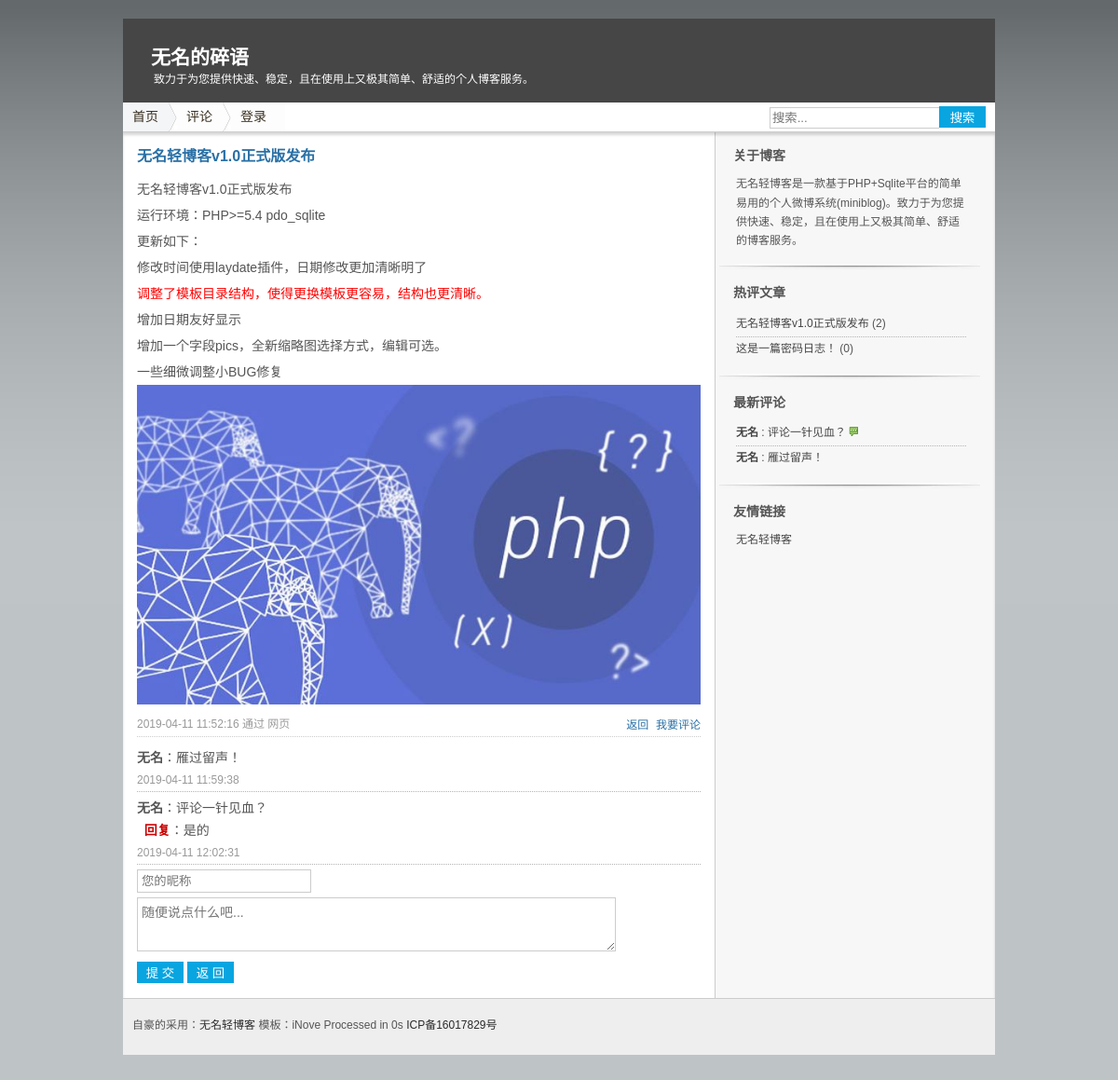
Page /index.php?act=pl&id=655 on the committed database.
### tables this page shows
CREATE TABLE "Set" (id INT (1), webuser VARCHAR (10), webtitle VARCHAR (20), webdesc VARCHAR (255), plsh INT (1), rewrite INT (1), safecode INT (1), icp VARCHAR (20));

CREATE TABLE Log (id INTEGER PRIMARY KEY AUTOINCREMENT, title VARCHAR (100), sum VARCHAR (200), content TEXT, pic VARCHAR (200), pics VARCHAR (500), fm VARCHAR (20), atime DATETIME DEFAULT (datetime('now', 'localtime')), ist INT (1) DEFAULT (0), num INTEGER DEFAULT (0), pass VARCHAR (32));

CREATE TABLE Pl (id INTEGER PRIMARY KEY AUTOINCREMENT, cid INTEGER, pname VARCHAR (20), pcontent VARCHAR (300), rcontent VARCHAR (100), ptime DATETIME DEFAULT (datetime('now', 'localtime')), isn INT DEFAULT (0));

CREATE TABLE Wid (id INTEGER PRIMARY KEY AUTOINCREMENT, title VARCHAR (20), html TEXT, ord INT DEFAULT (1));

### index.php (called while the page is built, shortened)
<?php
$t1 = microtime(true);
require_once 'app/class/config.php';
$db = new DbHelpClass();
$act = isset($_GET['act']) ? $_GET['act'] : '';
$id = isset($_GET['id']) ? intval($_GET['id']) : 0;
$file = self();
$wid = $db->getdata("select * from `Wid` order by ord");
switch ($act) {
    case 'pl':
        $rs = $db->getdata("select * from `Log` where id=:id", array(
            'id' => $id
        ));
        $v = $rs[0];
        $title = $v['title'] == '' ? mb_substr(strip_tags($v['sum']) , 0, 15, 'utf-8') : $v['title'];
        $list = $db->getdata("select * from `Pl` where cid=:id", array(
            'id' => $id
        ));
        $tpl = 'view.php';
        break;
}
require_once 'assets/'.$template .'/'. $tpl;

### assets/iNove/view.php (the view, shortened to what this page needs)
<?php if(!defined('wmblog'))exit; ?><!DOCTYPE HTML>
<html>
<head>
<link href="assets/<?php echo $template;?>/style.css" rel="stylesheet" type="text/css" />
</head>
<body>
<div id="wrap">
  <?php include "head.php";?>
  <div id="content">
    <div id="main">
<div id="log-<?php echo $v['id'];?>" class="boxPost">
<?php if ($v['title']<>"") echo '<h1>'.$title.'</h1>';?>
<div class="textPost"><?php  if($v['pass']==""){echo $v['content']; }else { echo '<span style="color:red;">这是一篇密码日志！</span><br /><input placeholder="请输入密码..."  type="password" value="" id="password" class="pass" /> <button class="btn" onclick="ckpass(\''.$v['id'].'\');" />确认</button>';}?></div><p class="time"><?php  echo $v['atime']?> 通过 <?php echo $v['fm']?> </p>
<p class="navPost">
</p></div>
   <div id="comment_list" class="comment_list">
        <?php  foreach($list as $v){?>
		<div class="comlist" id="Com-<?php  echo $v['id'];?>"><div id="Ctext-<?php  echo $v['id'];?>"><p><strong><?php  echo $v['pname'];?></strong>：<?php if($v['isn']==1 && $admin===0){echo '评论审核中...'; } else { echo $v['pcontent'];}?></p>
		<?php if($v['rcontent']<>""){?><p class="re">&nbsp;&nbsp;<strong style="color:#C00">回复</strong>：<span><?php echo $v['rcontent']; ?></span></p><?php }?>
		</div><p class="time"><?php echo $v['ptime']; ?></p><p class="navPost"><?php pl_admin( $v['id'], $v['cid'], $v['isn']);?></p></div>
       <?php } ?>
    </div>
	 <a name="pl"></a><p><input name="pname" tabindex="1" placeholder="您的昵称" id="pname" type="text" class="log" value="<?php echo @$_COOKIE['pname'];?>" maxlength="10" /></p><p><textarea tabindex="2" placeholder="随便说点什么吧..." name="plog" rows="3" id="plog" class="log"></textarea></p>
	 <p><button name="add" onClick="addpl('<?php echo $id;?>','<?php echo $safecode;?>')" id="add" class="btn"> 提 交 </button> <button name="bck" onClick="history.back();" id="bck" class="btn"> 返 回 </button></p>
    </div>
    <?php include ("right.php");?>
  </div>
  <div id="footer"><?php include "foot.php";?></div>
</div>
</body>
</html>

### assets/iNove/head.php
<?php if(!defined('wmblog'))exit; ?><div id="header">
    <div id="caption">
      <h2 id="title"><a href="./"><?php echo $webtitle;?></a></h2>
      <div id="tagline"><?php echo $webdesc;?></div>
    </div>
    <div id="navigation">
      <ul id="nav">
	    <?php if($rewrite ==1){?>
        <li class="page_item"><a href="index.html">首页</a></li>
        <li><a href="comment.html">评论</a></li>
		<?php }else{?>
        <li class="page_item"><a href="<?php echo $file;?>">首页</a></li>
        <li><a href="<?php echo $file;?>?act=plist">评论</a></li>
		<?php }
		 if ($admin ==1) {?>
             <li><a href="<?php echo $file;?>?act=add" title="发布微博">发布</a></li>
		<li><a href="<?php echo $file;?>?act=set" title="设置微博">设置</a></li>
		<li><a href="<?php echo $file;?>?act=wid" title="设置边栏">边栏</a></li>
		<li><a href="<?php echo $file;?>?act=logout" title="退出">退出</a></li>
       <?php }else{ ?>
        <li><a href="<?php echo $file;?>?act=login" title="登陆到微博">登录</a></li>
	   <?php } ?>
      </ul>
      <div id="other">
	   <form action="" id="searchbox" method="get">
         <input type="text" x-webkit-speech="" placeholder="搜索..." name="s" class="search"><button class="btn" type="submit">搜索</button>
      </form>
      </div>
    </div>
  </div>

### assets/iNove/right.php
<?php if(!defined('wmblog'))exit; ?><div id="sidebar">
	  <?php foreach($wid as $v){?>
      <div class="widget">
        <h2><?php echo $v['title'];?></h2>
		<?php if($v['html']	==='topic'){?>
           <ul class="topic"><?php echo topic(10);?> </ul>
	    <?php }elseif ($v['html']	==='comment'){?>
           <ul class="comment"><?php echo comment(10);?></ul>
		<?php }else{?>
		  <ul><?php echo $v['html'];?></ul>
		<?php } ?>
      </div>
	 <?php } ?>
</div>

### assets/iNove/theme.php (shortened to what this page needs)
 <?php
function topic($n){
	global $db;
	$str = '';
    $rs =  $db->getdata("select id,title,sum,num from `Log` order by num desc limit 0,$n");
	foreach($rs as $v){
		if(empty($v['title'])){
		  $title = mb_substr(strip_tags($v['sum']),0,14,'utf-8');
		}else{
		   $title = $v['title'];
		}
	  $str .= '<li><a href="'. vurl($v['id']) .'">'.$title.'</a> ('.$v['num'].')</li>';
	}
   return $str;
}
function comment($n){
  	global $db,$template;
	$str = '';
    $rs =  $db->getdata("select id,cid,pname,pcontent,rcontent,isn from `Pl` order by id desc limit 0,$n");
	foreach($rs as $v){
		if($v['isn'] == 1){
		  $pcontent = '评论审核中';
		}else{
		  $pcontent = mb_substr($v['pcontent'],0,12,'utf-8');
		}
	  $str .= '<li><a href="'. vurl($v['cid']) .'#Com-'.$v['id'].'"><strong>'.$v['pname'].'</strong> : '.$pcontent.'</a>';
	  if(!empty($v['rcontent'])) {$str .= ' <img title="已回复" src="assets/'.$template.'/images/reply.gif" width="10" height="10" />';}
       $str .='</li>';
	}
   return $str;
}
?>

### assets/iNove/foot.php
<?php if(!defined('wmblog'))exit; ?>自豪的采用：<a href="http://www.4jax.net">无名轻博客</a> 模板：<?php echo $template;?>  Processed in <?php $t2 = microtime(true); echo round($t2-$t1,3); ?>s <a href="http://www.miitbeian.gov.cn/" rel="nofollow" target="_blank"><?php echo $icp;?></a>

### assets/iNove/style.css (style rules this page uses)
html { box-sizing: border-box; }
body { background:#BEC3C6 url(images/bg.jpg) repeat-x;color:#555;font: 14px "Microsoft YaHei",Arial,sans-serif; }
img { border:none; }
li { list-style: outside none none;margin: 0;padding: 0; }
input,textarea { -webkit-appearance:none;outline:none; }
.log { border:1px #ccc solid;height:25px;padding:4px;font-family: inherit;box-sizing: border-box; }
#pname { margin-bottom:5px;*margin-bottom:0px; }
input.search,input.pass { height:17px;border:1px #ccc solid;padding:2px; }
textarea#plog { width:85%;font-size:14px;height:auto; }
#searchbox input { border-right:none; }
.btn { width:50px;height:23px;border:none;cursor:pointer; margin-top:4px;background: #08a5e0;color:#fff }
a { color:#2970A6;text-decoration:none; }
#wrap { padding:20px 0px 0px;margin:0 auto;max-width:936px; }
#header { background:#464646;margin-bottom:0px; }
#caption { height:44px;padding:25px 30px 21px; }
#title a { text-decoration:none;color:#FFF;height:30px;display:block;font-family:"Trajan Pro";letter-spacing:0; }
#tagline { color:#FFF;text-decoration:none;font-size:12px;padding:0 3px; }
#navigation { background:#fff;height:31px;line-height:31px;overflow:hidden }
#nav { float:left; }
#nav li { display:inline;list-style:none; }
#nav li a { background:transparent url(images/menu.gif) no-repeat;display:block;color:#382E1F;height:31px;line-height:31px;padding:0 20px;margin-left:-10px;text-decoration:none;float:left;z-index:1; }
#nav li.page_item a { background-position:10px -124px; }
#other { float:right;padding-right:10px; }
#content { border-top: 1px solid #ccc;background:url(images/sidesep.gif) #fff right repeat-y;clear:both;max-width:936px;overflow:hidden;box-shadow:0 3px 3px rgba(0, 0, 0, 0.155) inset; }
#main { width:605px;margin:15px;float:left; }
.boxPost { clear:both;border-bottom:1px dotted #ccc;overflow:hidden;margin-bottom:10px; }
.boxPost h1 { font-size:16px;line-height:22px; margin-bottom: 10px;color:#2970a6 }
.textPost { font-size:14px;word-break:break-all;word-wrap:break-word;line-height:28px }
.textPost img { width:100% }
.time { font-size:12px;color:#999999;float:left }
.navPost { float:right; }
.comlist { clear:both;border-bottom:1px #B4B4B4 dotted;margin-bottom:5px;overflow:hidden }
#content p { line-height:24px; }
#sidebar { width:290px;margin-left:3px;line-height:145%;overflow:hidden;padding-bottom:10px; }
.widget { background:url(images/widgetsep.png) bottom no-repeat;padding:10px 15px 19px;margin:5px; }
.widget:last-child { background:none }
#sidebar h2 { font-size:14px;margin-bottom:10px; }
#sidebar ul li { list-style:none;margin-left: 3px;padding-bottom:2px;font-size:12px; }
#sidebar a { color: #464646;text-decoration: none; }
.comment li,.topic li { border-bottom: 1px dotted #B4B4B4; line-height:24px; }
.comment li:last-child,.topic li:last-child { border-bottom:none }
#footer { background:#eeeeee;height:30px;margin-bottom:30px;border-top:1px solid #CCC;font-size:12px;line-height:145%;max-width:916px;padding:10px;clear:both; padding-top:20px }
#footer a { color:#2A2A2A; }

### rows in the picture
set: webtitle "无名的碎语", webdesc "致力于为您提供快速、稳定，且在使用上又极其简单、舒适的个人博客服务。", icp "ICP备16017829号"
log: title "无名轻博客v1.0正式版发布", content "无名轻博客v1.0正式版发布 运行环境：PHP>=5.4 pdo_sqlite 更新如下： 修改时间使用laydate插件，日期修改更加清晰明了 调整了模板目录结构，使得更换模板更容易，结构也更清晰。 增加日期友好显示 增加一个字段pics，全新缩略图选择方式，编辑可选。 一些细微调整小BUG修复", content (picture), atime "2019-04-11 11:52:16", fm "网页", num "2"
pl: pname "无名", pcontent "雁过留声！", ptime "2019-04-11 11:59:38"
pl: pname "无名", pcontent "评论一针见血？", rcontent "是的", ptime "2019-04-11 12:02:31"
wid: title "关于博客", html "无名轻博客是一款基于PHP+Sqlite平台的简单易用的个人微博系统(miniblog)。致力于为您提供快速、稳定，且在使用上又极其简单、舒适的博客服务。"
wid: title "热评文章"
log: sum "这是一篇密码日志！", num "0"
wid: title "最新评论"
wid: title "友情链接", html "无名轻博客"

### other values in the picture
$template "iNove"
